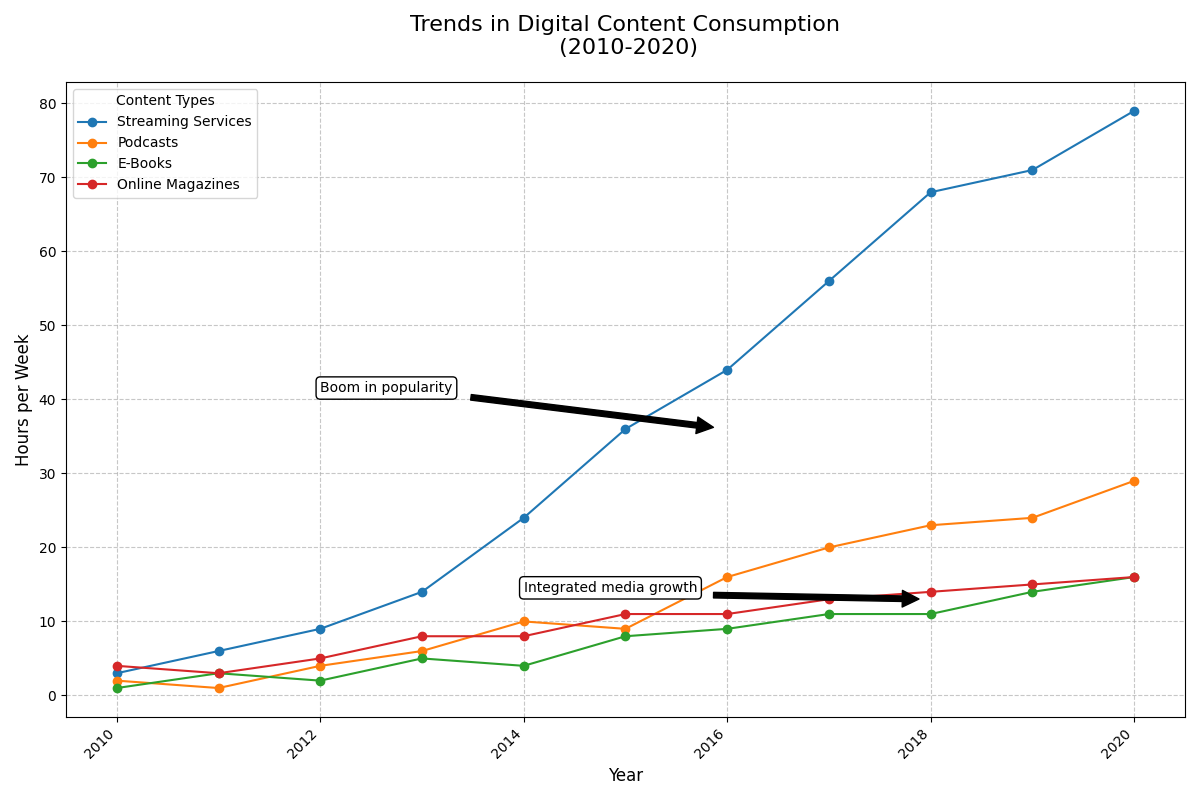

Write the Python code that produced this figure.
import matplotlib.pyplot as plt
import numpy as np

# Define years
years = np.arange(2010, 2021)

# Randomly altered data for digital content consumption (in hours per week)
streaming_services = np.array([3, 6, 9, 14, 24, 36, 44, 56, 68, 71, 79])
podcasts = np.array([2, 1, 4, 6, 10, 9, 16, 20, 23, 24, 29])
ebooks = np.array([1, 3, 2, 5, 4, 8, 9, 11, 11, 14, 16])
online_magazines = np.array([4, 3, 5, 8, 8, 11, 11, 13, 14, 15, 16])

# Create a figure and adjust size
fig, ax = plt.subplots(figsize=(12, 8))

# Plot data using multiple line charts
ax.plot(years, streaming_services, label='Streaming Services', marker='o', color='#1f77b4')
ax.plot(years, podcasts, label='Podcasts', marker='o', color='#ff7f0e')
ax.plot(years, ebooks, label='E-Books', marker='o', color='#2ca02c')
ax.plot(years, online_magazines, label='Online Magazines', marker='o', color='#d62728')

# Annotate key points in trends (adjust based on new data)
ax.annotate('Boom in popularity', xy=(2016, 36), xytext=(2012, 41),
            arrowprops=dict(facecolor='black', shrink=0.05),
            fontsize=10, color='black',
            bbox=dict(boxstyle="round,pad=0.3", edgecolor="black", facecolor="white"))

ax.annotate('Integrated media growth', xy=(2018, 13), xytext=(2014, 14),
            arrowprops=dict(facecolor='black', shrink=0.05),
            fontsize=10, color='black',
            bbox=dict(boxstyle="round,pad=0.3", edgecolor="black", facecolor="white"))

# Set grid, title, and labels
ax.grid(True, linestyle='--', alpha=0.7)
ax.set_title("Trends in Digital Content Consumption\n (2010-2020)", fontsize=16, pad=20)
ax.set_ylabel('Hours per Week', fontsize=12)
ax.set_xlabel('Year', fontsize=12)
ax.legend(loc='upper left', fontsize=10, title='Content Types')

# Rotate x-ticks for better readability
plt.xticks(rotation=45, ha='right')

# Add a tight layout
plt.tight_layout()

# Show the plot
plt.show()
